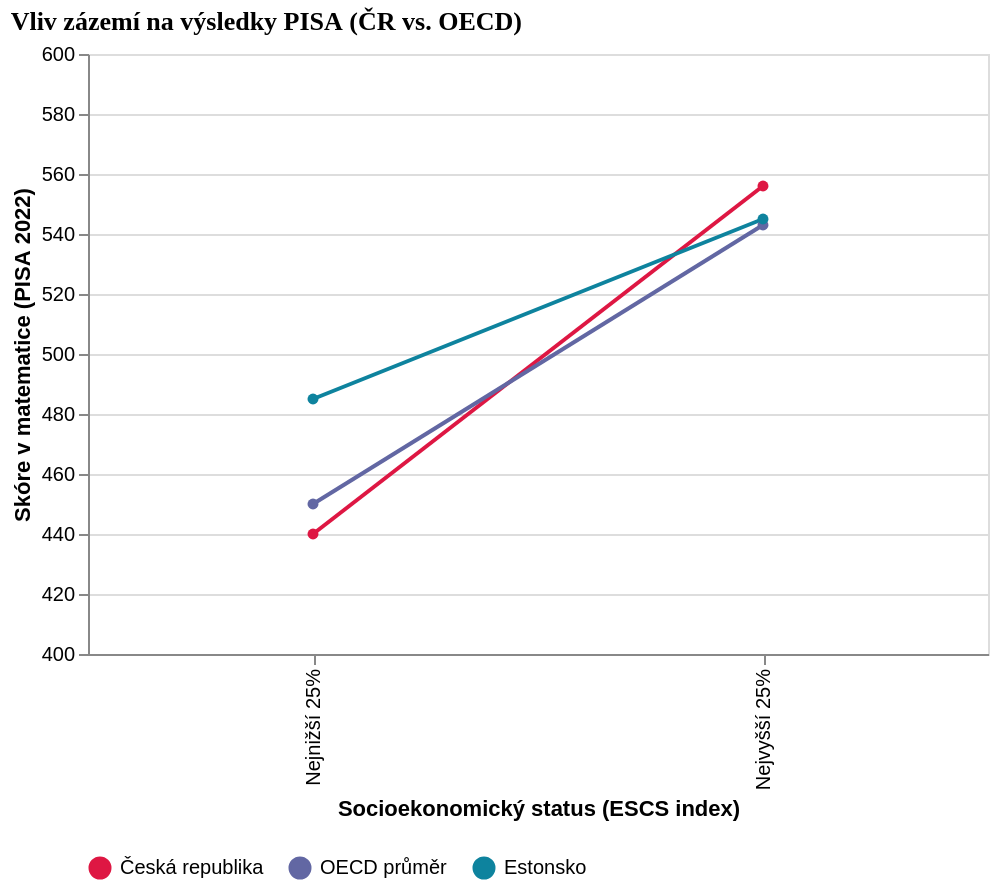

Vega-Lite specification for this chart:
### Vega-Lite specification from a JSON file in a GitHub repository (floating-point values rounded to 4 significant figures)
{"$schema": "https://vega.github.io/schema/vega-lite/v5.json", "title": {"text": "Vliv zázemí na výsledky PISA (ČR vs. OECD)", "fontSize": 13, "font": "Roboto Slab", "anchor": "start"}, "width": 450, "padding": 5, "data": {"values": [{"status": "Nejnižší 25%", "zeme": "Česká republika", "skore": 440}, {"status": "Nejvyšší 25%", "zeme": "Česká republika", "skore": 556}, {"status": "Nejnižší 25%", "zeme": "OECD průměr", "skore": 450}, {"status": "Nejvyšší 25%", "zeme": "OECD průměr", "skore": 543}, {"status": "Nejnižší 25%", "zeme": "Estonsko", "skore": 485}, {"status": "Nejvyšší 25%", "zeme": "Estonsko", "skore": 545}]}, "config": {"axis": {}, "legend": {}}, "mark": {"type": "line", "point": true}, "encoding": {"x": {"field": "status", "type": "nominal", "title": "Socioekonomický status (ESCS index)", "sort": ["Nejnižší 25%", "Nejvyšší 25%"]}, "y": {"field": "skore", "type": "quantitative", "title": "Skóre v matematice (PISA 2022)", "scale": {"domain": [400, 600]}}, "color": {"field": "zeme", "type": "nominal", "scale": {"domain": ["Česká republika", "OECD průměr", "Estonsko"], "range": ["#de1743", "#6267a3", "#0e839e"]}, "legend": {"orient": "bottom", "title": null}}}, "_source": "OECD PISA 2022 results, PAQ Research – Mapa vzdělávání, MŠMT – Strategie 2030+"}
